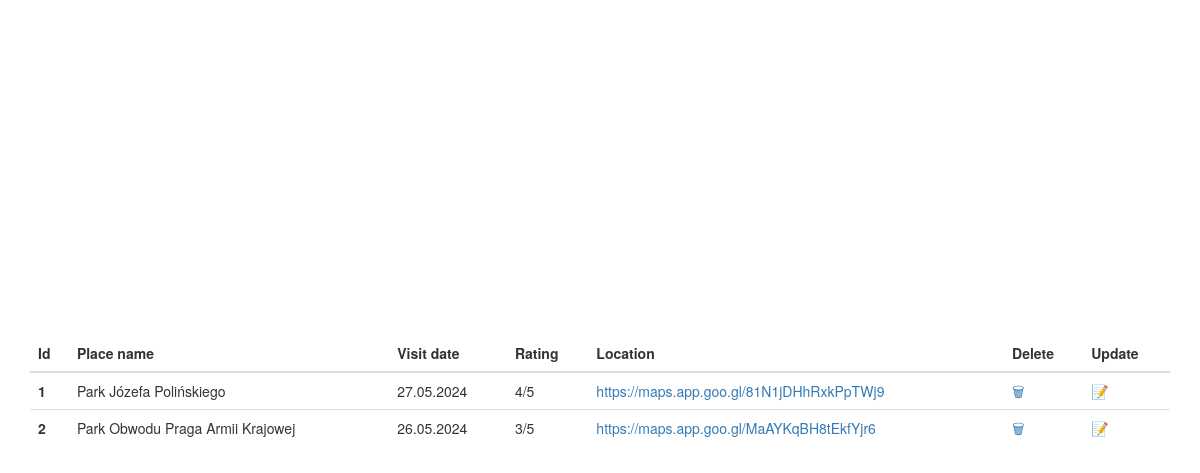
The app's page /, older data.
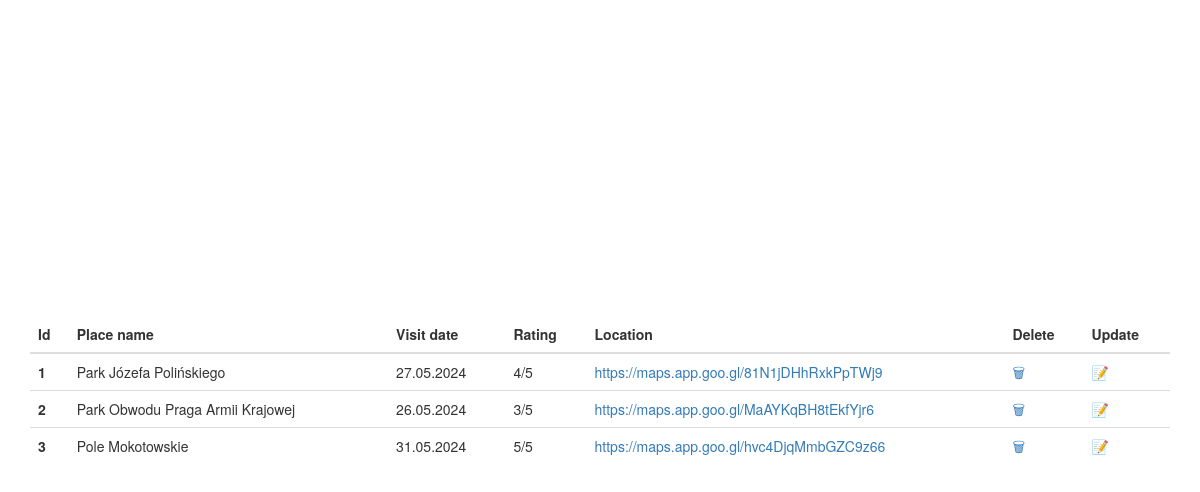
The same page, newer data.
### main.py (models this page shows)
class Place(db.Model):
    id: Mapped[int] = mapped_column(primary_key=True, nullable=False)
    place_name: Mapped[str] = mapped_column(unique=True, nullable=False)
    visit_date: Mapped[str]
    rating: Mapped[str]
    google_location: Mapped[str]

### main.py (the view)
@app.route("/")
def home():
    places = Place.query.all()
    return render_template("index.html", places=places)

### templates/index.html (shortened to what this page needs)
{% extends 'bootstrap/base.html' %}
{% block content %}
<div class="container" style="display: flex; align-items: center; height: 100vh">
<table class="table table-sm">
  <thead>
    <tr>
      <th scope="col">Id</th>
      <th scope="col">Place name</th>
      <th scope="col">Visit date</th>
      <th scope="col">Rating</th>
      <th scope="col">Location</th>
      <th scope="col">Delete</th>
      <th scope="col">Update</th>
    </tr>
  </thead>
  <tbody>
    {% for place in places %}
    <tr>
      <th scope="row">{{ place.id }}</th>
      <td>{{ place.place_name }}</td>
      <td>{{ place.visit_date }}</td>
      <td>{{ place.rating }}</td>
      <td><a href="{{ place.google_location }}">{{ place.google_location }}</a></td>
      <td><a href="{{ url_for('delete', id=place.id) }}">🗑</a></td>
      <td><a href="{{ url_for('update', id=place.id) }}" class="button">📝</a></td>
    </tr>
    {% endfor %}
  </tbody>
</table>
</div>
{% endblock %}

Row changes from the older to the newer data that the page shows:
added Place: id "3", place_name "Pole Mokotowskie", visit_date "31.05.2024", rating "5/5", google_location "https://maps.app.goo.gl/hvc4DjqMmbGZC9z66"
